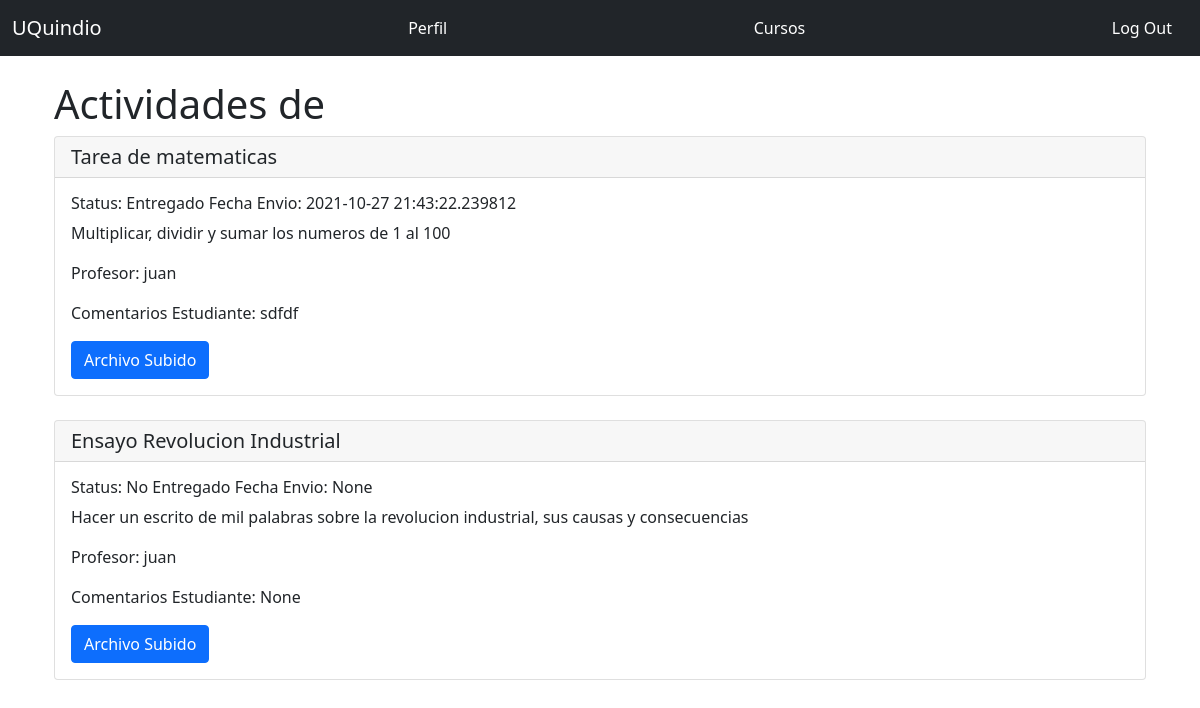
The page /activities/5 (signed in) on the database its author committed.
### app.py (models this page shows, shortened)
class Homework(db.Model):
    __tablename__ = 'homework'
    id = db.Column(db.Integer, primary_key = True)
    title = db.Column(db.String(128))
    description = db.Column(db.Text)
    limit_date = db.Column(db.DateTime, default=datetime.utcnow)
    status = db.Column(db.String)
    student_comment = db.Column(db.Text)
    grade = db.Column(db.DECIMAL(5,2))
    date_sent = db.Column(db.DateTime)
    file_url = db.Column(db.String)
    enrollment_id = db.Column(db.Integer, db.ForeignKey('enrollment.id'))

class Teacher(UserMixin, db.Model):
    __tablename__ = 'teachers'
    id = db.Column(db.Integer, primary_key = True)
    email = db.Column(db.String(64), unique=True, index=True)
    username = db.Column(db.String(64), unique=True, index=True)
    name = db.Column(db.String(64))
    last_name = db.Column(db.String(64))
    cc = db.Column(db.Integer, unique=True, index=True)
    age = db.Column(db.Integer)
    genre = db.Column(db.CHAR)
    password_hash = db.Column(db.String(128))
    role_id = db.Column(db.Integer, db.ForeignKey('roles.id'))
    course_list = db.relationship("Course",uselist=True, backref="teacher",lazy="subquery")
    @property
    def password(self):
        raise AttributeError('password no es un atributo legible')

### app.py (the view)
@app.route('/activities/<int:enrollment_id>', methods=['GET', 'POST'])
@login_required
@require_role(role="Student")
def activities(enrollment_id):
    result = db.session.execute('Select courses.name As course, teachers.name As teacher, homework.title As homework, enrollment.id As enrollment, homework.description, homework.status, homework.limit_date, homework.student_comment, homework.grade, homework.date_sent, homework.file_url, homework.id From courses Inner Join enrollment On courses.id = enrollment.course_id Inner Join students On students.id = enrollment.student_id Inner Join teachers On teachers.id = courses.teacher_id Inner Join homework On enrollment.id = homework.enrollment_id Where enrollment.id = :val', {'val': enrollment_id})
    return render_template('activities.html', result=result, enrollment_id=enrollment_id)

### app.py (called while the page is built)
def require_role(role):
    def decorator(func):
        @wraps(func)
        def wrapped_function(*args, **kwargs):
            if not session['account_type'] == role:
                return redirect("/404")
            else:
                return func(*args, **kwargs)
        return wrapped_function
    return decorator

@login_manager.user_loader
def load_user(user_id):
    if session['account_type'] == 'Student':
        return User.query.get(int(user_id))
    elif session['account_type'] == 'Teacher':
        return Teacher.query.get(int(user_id))
    else:
      return None

### templates/activities.html (shortened to what this page needs)
{% extends "base.html" %}
{% block head %}
  {{ super() }}
{% endblock %}
{% block page_content %}
<div class="page-header">
    <h1>Actividades de {{ course }} </h1>
</div>
{% for homework in result %}
  {% if homework.status == 'No entregado' %}
    <div class="card">
        <h5 class="card-header">{{ homework.homework }} </h5>
            <div class="card-body">
                <h6 class="card-title">Status: {{ homework.status }}   Fecha Limite: {{ homework.limit_date }}</h6>
                    <p class= "card-text">
                    {{ homework.description }}
                    </p>
                  <p class= "card-text">
                    Profesor: {{ homework.teacher }}
                  </p>
                  <a href="{{ url_for('upload', homework_id=homework.id, enrollment_id=enrollment_id) }}">
                    <span class="btn btn-primary">Enviar Actividad</span>
                  </a>
  {% else %}
  <div class="card">
    <h5 class="card-header">{{ homework.homework }} </h5>
        <div class="card-body">
            <h6 class="card-title">Status: {{ homework.status }} Fecha Envio: {{ homework.date_sent }}</h6>
                <p class= "card-text">
                {{ homework.description }}
                </p>
              <p class= "card-text">
                Profesor: {{ homework.teacher }}
              </p>
              <p class= "card-text">
                Comentarios Estudiante: {{ homework.student_comment }}
              </p>
              <a href="{{ url_for('download_file', homework_id=homework.id)}}">
                <span class="btn btn-primary">Archivo Subido</span>
              </a>
            </div>
    </div>
    <br/>
    {% endif %}
    {% endfor %}
{% endblock %}

### rows shown on the page
Homework: homework "Tarea de matematicas", status "Entregado", date_sent "2021-10-27 21:43:22.239812", description "Multiplicar, dividir y sumar los numeros de 1 al 100", teacher "juan", student_comment "sdfdf"
Homework: homework "Ensayo Revolucion Industrial", status "No Entregado", date_sent "None", description "Hacer un escrito de mil palabras sobre la revolucion industrial, sus causas y consecuencias", teacher "juan", student_comment "None"
